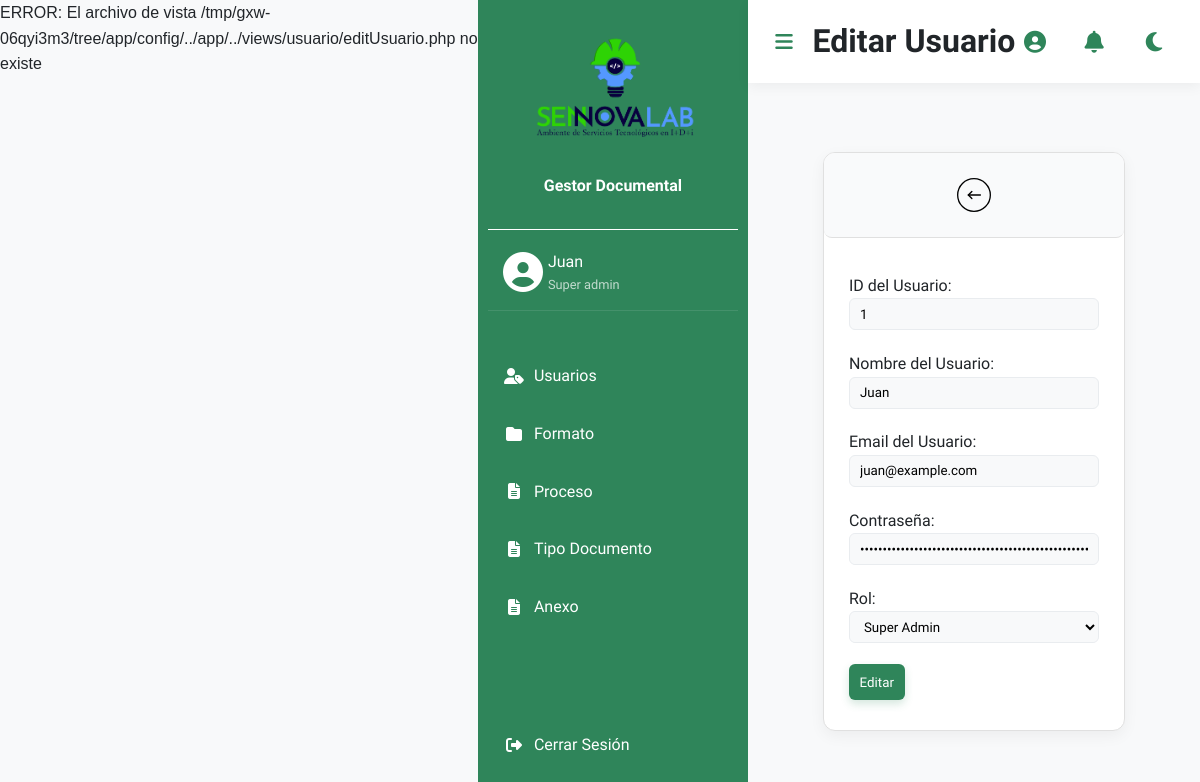
The page /usuario/edit/1 (signed in) on the database as committed earlier.
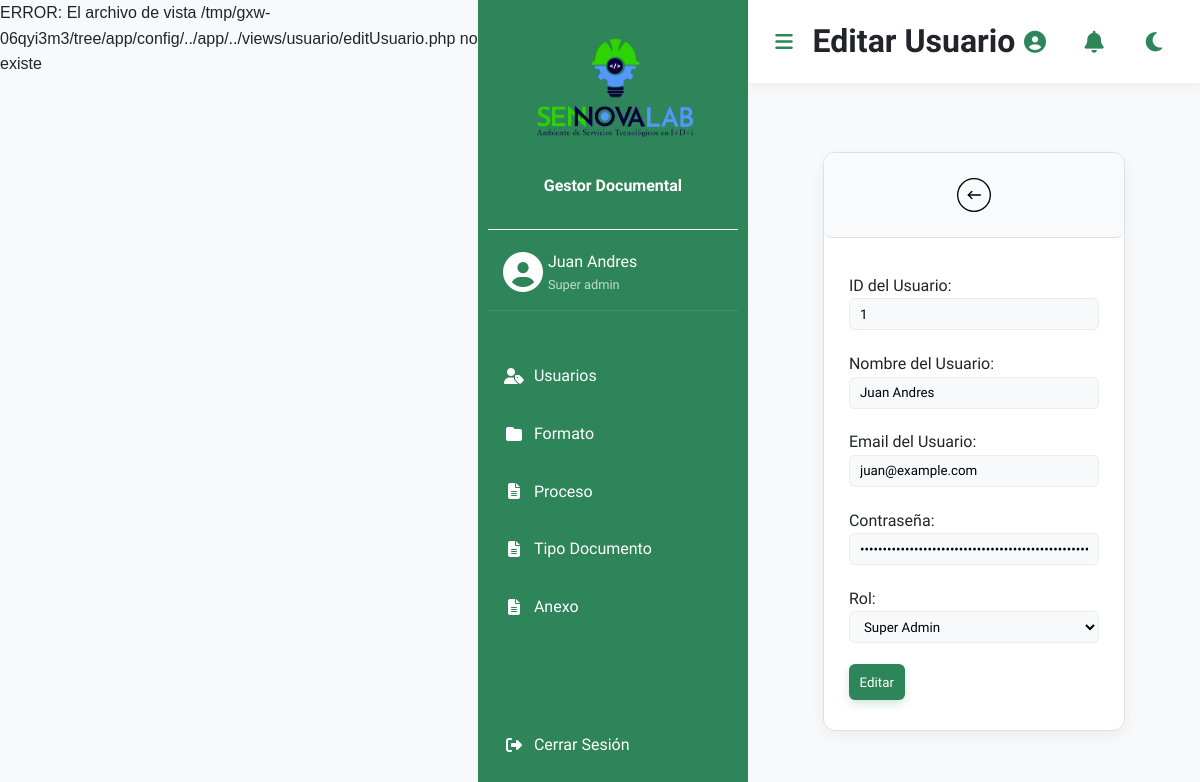
The same page on the database as committed later.
### tables this page shows
CREATE TABLE `usuarios` (
  `id` int(11) NOT NULL,
  `nombre` varchar(50) NOT NULL,
  `apellido` varchar(50) DEFAULT NULL,
  `cedula` varchar(15) NOT NULL,
  `centro` varchar(100) DEFAULT NULL,
  `email` varchar(50) NOT NULL,
  `password` varchar(255) NOT NULL,
  `rol` enum('super_admin','coordinador','trabajador') NOT NULL
);

### app/controllers/UsuarioController.php (called while the page is built, shortened)
<?php
require_once 'baseController.php';
require_once MAIN_APP_ROUTE . '../models/UsuarioModel.php';
class UsuarioController extends BaseController {
    public function edit($id) {
        $usuarioObj = new UsuarioModel();
        $usuarioInfo = $usuarioObj->getUsuario($id);
        $data = [
            "usuario" => $usuarioInfo,
            "title" => "Editar Usuario"
        ];
        $this->render('usuario/editUsuario.php', $data);
    }
}

### app/models/BaseModel.php (called while the page is built, shortened)
<?php
class BaseModel
{
    public function __construct()
    {
        try {
            $options = [
                PDO::ATTR_ERRMODE => PDO::ERRMODE_EXCEPTION
            ];
            $dsn = DRIVER . ':host=' . HOST . ';dbname=' . DATABASE;
            $this->dbConnection = new PDO($dsn, USERNAME_DB, PASSWORD_DB, $options);
        } catch (PDOException $ex) {
            echo "Error>" . $ex->getMessage();
        }
    }
}

### app/models/UsuarioModel.php (called while the page is built, shortened)
<?php
require_once MAIN_APP_ROUTE . '../models/BaseModel.php';
class UsuarioModel extends BaseModel {
    public function __construct() {
        $this->table = "usuarios";
    }
    public function getUsuario($id) {
        try {
            $sql = "SELECT * FROM $this->table WHERE id=:id";
            $statement = $this->dbConnection->prepare($sql);
            $statement->bindParam(":id", $id, PDO::PARAM_INT);
            $statement->execute();
            return $statement->fetch(PDO::FETCH_OBJ);
        } catch (PDOException $ex) {
            echo "Error al obtener el usuario>" . $ex->getMessage();
        }
    }
}

### app/views/usuario/editUsuario.php (the view, shortened to what the changed rows need)
<div class="data-container">
    <div class="navegate-group">
        <div class="back">
            <a href="/usuario/view"><img src="/img/back.svg"></a>
        </div>
    </div>
    <div class="info">
        <form action="/usuario/update" method="post">
            <div class="form-group">
                <label for="">ID del Usuario:</label>
                <input type="text" readonly value="<?php echo $usuario->id ?>" name="txtId" id="txtId" class="form-control">
            </div>
            <div class="form-group">
                <label for="">Nombre del Usuario:</label>
                <input type="text" value="<?php echo $usuario->nombre ?>" name="txtNombre" id="txtNombre" class="form-control">
            </div>
            <div class="form-group">
                <label for="">Email del Usuario:</label>
                <input type="email" value="<?php echo $usuario->email ?>" name="txtEmail" id="txtEmail" class="form-control">
            </div>
            <div class="form-group">
                <label for="">Contraseña:</label>
                <input type="password" value="<?php echo $usuario->password ?>" name="txtPassword" id="txtPassword" class="form-control">
            </div>
            <div class="form-group">
                <label for="">Rol:</label>
                <select name="txtRol" id="txtRol" class="form-control" required>
                    <option value="super_admin" <?php echo $usuario->rol == 'super_admin' ? 'selected' : ''; ?>>Super Admin</option>
                </select>
            </div>
            <div class="form-group">
                <button type="submit">Editar</button>
            </div>
        </form>
    </div>
</div>

### app/views/layouts/admin_layout.php (shortened to what the changed rows need)
<!DOCTYPE html>
<html lang="en">
<head>
    <link rel="stylesheet" href="/css/reset.css">
    <link rel="stylesheet" href="/css/style_admin_layout.css">
    <link rel="stylesheet" href="https://cdnjs.cloudflare.com/ajax/libs/font-awesome/6.4.0/css/all.min.css">
</head>
<body>
    <div class="container">
        <div class="sidebar">
            <div class="sidebar-content">
                <div class="logo"> <img id="logo" src="/img/logo_sennova_grd.png" alt="logoImg"> <span class="logo-text">Gestor Documental</span> </div>
                <div class="user-info">
                    <div class="user-icon">
                        <i class="fas fa-user-circle"></i>
                    </div>
                    <div class="user-details">
                        <span class="user-nombre"><?php echo isset($_SESSION['nombre']) ? $_SESSION['nombre'] : 'Usuario'; ?></span>
                        <span class="user-role"><?php echo isset($_SESSION['rol']) ? ucfirst(str_replace('_', ' ', $_SESSION['rol'])) : 'Rol no definido'; ?></span>
                    </div>
                </div>
                <nav class="menu">
                    <ul>
                        <?php if (isset($_SESSION['rol']) && $_SESSION['rol'] == 'super_admin'): ?>
                            <li><a href="/usuario/view"><i class="fas fa-user-tag"></i><span class="span">Usuarios</span></a></li>
                            <li><a href="/documentoFormato/view"><i class="fas fa-folder"></i><span class="span">Formato</span></a></li>
                            <li><a href="/proceso/view"><i class="fas fa-file-alt"></i><span class="span">Proceso</span></a></li>
                            <li><a href="/tipoDocumental/view"><i class="fas fa-file-alt"></i><span class="span">Tipo Documento</span></a></li>
                            <li><a href="/anexo/view"><i class="fas fa-file-alt"></i><span class="span">Anexo</span></a></li>
                        <?php endif ?>
                    </ul>
                    <ul>
                        <li class="logout-item">
                            <a href="/login/logout">
                                <i class="fas fa-sign-out-alt"></i>
                                <span class="span">Cerrar Sesión</span>
                            </a>
                        </li>
                    </ul>
                </nav>
            </div>
        </div>
        <main class="main-content">
            <header class="header">
                <div class="header-container">
                    <button class="menu-toggle"><i class="fas fa-bars"></i></button>
                    <h1><?php echo isset($title) ? $title : 'Default Title'; ?></h1>
                    <div class="header-icons">
                        <a href="#" class="icon-link"><i class="fas fa-user-circle"></i></a>
                        <a href="#" class="icon-link"><i class="fas fa-bell"></i></a>
                        <a href="#" class="icon-link" id="theme-toggle"><i class="fas fa-moon"></i></a>
                    </div>
                </div>
            </header>
            <div class="content">
                <?php include_once $content; ?>
            </div>
        </main>
    </div>
</body>
</html>

Rows that differ between the two databases and show on the page:
changed usuarios "juan@example.com": txtNombre "Juan" → "Juan Andres"
Other text that changed with them:
$_SESSION['nombre']: "Juan" → "Juan Andres"
